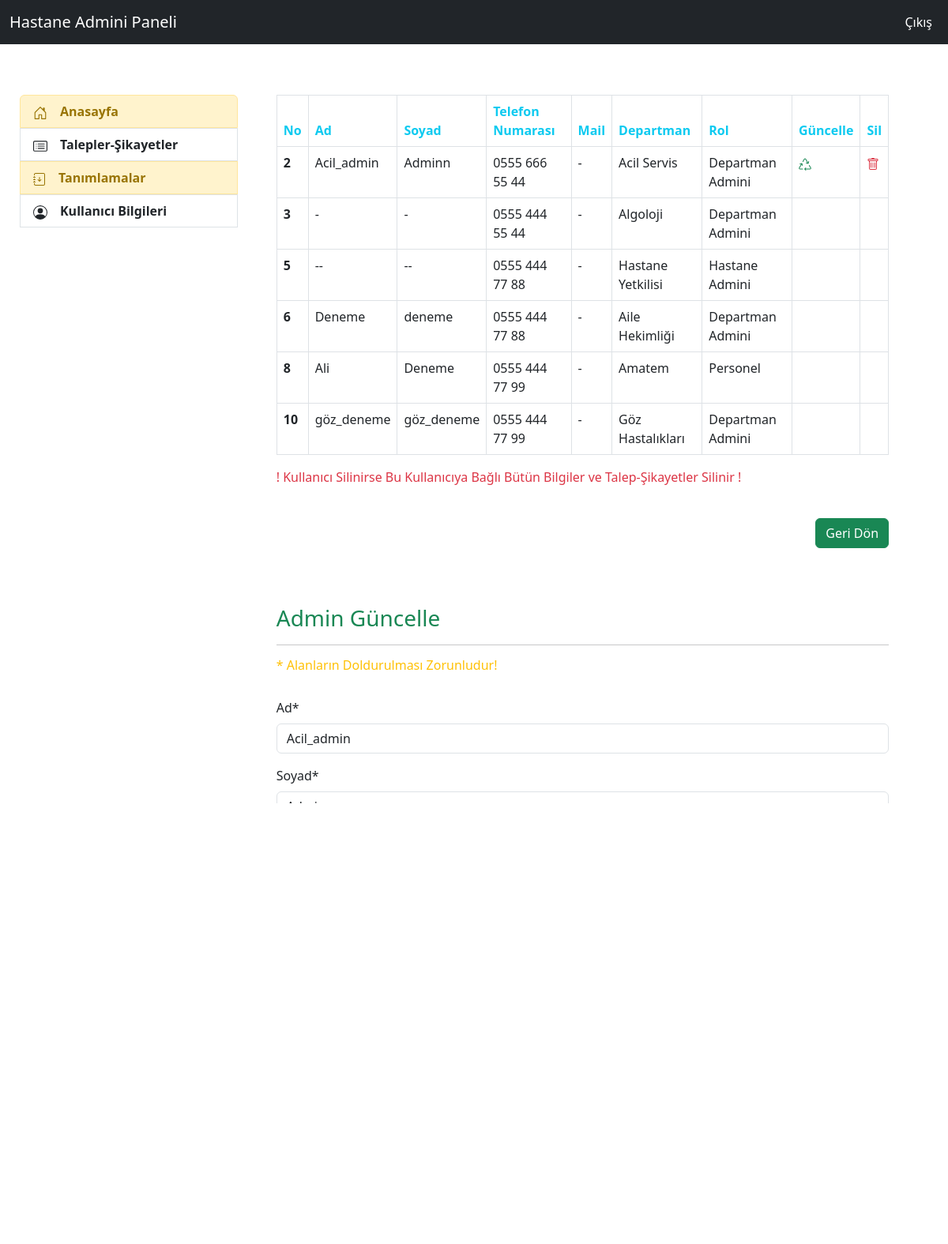
Screenshot of /feedbacks/admin_register_update/2 (signed in) with the database file from the repository.
### user/models.py (models this page shows, shortened)
class UserAddProfile(models.Model):
    user = models.OneToOneField(User,on_delete=models.CASCADE,verbose_name="Kullancı Adı")
    user_company = models.ForeignKey(Company,verbose_name="Hastane",on_delete=models.CASCADE)
    user_role = models.ForeignKey(UserRoles,verbose_name="Rol",on_delete=models.CASCADE)
    user_department = models.ForeignKey(Department,verbose_name="Departman",on_delete=models.CASCADE)
    user_phone = PhoneNumberField(verbose_name="Telefon Numarası")
    user_country = models.ForeignKey(Country,verbose_name="Ülke",on_delete=models.CASCADE)
    user_city = models.ForeignKey(City,verbose_name="Şehir",on_delete=models.CASCADE)
    user_adress = models.TextField(max_length=100,verbose_name="Adres",blank=True,null=True)
    user_status = models.CharField(max_length=5,choices=user_status_choice,verbose_name="Statü")

class UserRoles(models.Model):
    name = models.CharField(max_length=21,verbose_name="user_roles",choices=userroles_choice)
    def __str__(self):
        return self.name

### feedback/models.py (models this page shows)
class Department(models.Model):
    idcompany= models.ForeignKey(Company,on_delete=models.CASCADE,verbose_name="dprt_company")
    name = models.CharField(max_length=50,verbose_name="Departman Adı")
    status = models.CharField(max_length=6,verbose_name="Durum",choices=status_choices)
    def __str__(self):
        return self.name

### feedback/views.py (the view, shortened to what this page needs)
# urls.py: path('admin_register_update/<int:id>',views.admin_register_update,name="admin_register_update"),
@login_required(login_url="user:login")
def admin_register_update(request,id):
    k_user = request.user
    d_user = UserAddProfile.objects.filter(user=k_user).first()
    company_id = d_user.user_company.id
    user_all = UserAddProfile.objects.filter(user_company=company_id)
    user = UserAddProfile.objects.get(id=id)
    user_profile = User.objects.all()
    update_user = User.objects.get(id=user.user_id)
    user_form = AdminUserAddForm(request.POST or None,instance=user)
    context={
        "user_all":user_all,
        "user_form":user_form,
        "update_user":update_user,
        "id":id,
        "user_profile":user_profile,
    }
    return render(request,"admin/admin_register_update.html",context)

### user/forms.py
class AdminUserAddForm(ModelForm):
    class Meta:
        model = UserAddProfile
        fields = ["user_phone","user_department","user_role"]

### templates/admin/admin_register_update.html (shortened to what this page needs)
{% extends "admin/layout.html" %}
{% block content %}
{% load crispy_forms_tags %}
{% if user_all %}
<table class="table table-bordered">
  <thead>
    <tr>
      <th scope="col" class="text-info">No</th>
      <th scope="col" class="text-info">Ad</th>
      <th scope="col" class="text-info">Soyad</th>
      <th scope="col" class="text-info">Telefon Numarası</th>
      <th scope="col" class="text-info">Mail</th>
      <th scope="col" class="text-info">Departman</th>
      <th scope="col" class="text-info">Rol</th>
      <th scope="col" class="text-info">Güncelle</th>
      <th scope="col" class="text-info">Sil</th>
    </tr>
  </thead>
  <tbody>
        {% for user in user_all %}
            {% if user.user_role.name == "Hastane Admini" or user.user_role.name == "Departman Admini" or user.user_role.name == "Departman Kullanıcısı" or user.user_role.name == "Personel"  %}
              <tr>
                <td><b>{{user.id}}</b></td>
                {% for u in user_profile  %}
                    {% if u.id == user.user_id %}
                        {% if u.first_name %}
                            <td>{{u.first_name}}</td>
                        {% else %}
                            <td>-</td>
                        {% endif %}
                        {% if u.last_name %}
                            <td>{{u.last_name}}</td>
                        {% else %}
                            <td>-</td>
                        {% endif %}
                    {% endif %}
                {% endfor %}
                <td>{{user.user_phone}}</td>
                {% if user.email %}
                    <td>{{user.email}}</td>
                {% else %}
                    <td>-</td>
                {% endif %}
                <td>{{user.user_department.name}}</td>
                <td>{{user.user_role.name}}</td>
                {% if user.id == id %}
                    {% if user.user_role.name == "Hastane Admini" or user.user_role.name == "Departman Admini" %}
                    <td><a class="text-success" href="{% url 'feedback:admin_register_update' user.id %}">
                        </a></td>
                    {% else %}
                        <td></td>
                    {% endif %}
                    {% if user.user_role.name == "Hastane Admini" or user.user_role.name == "Departman Admini" %}
                    <td><a class="text-danger" href="{% url 'feedback:admin_register_delete' user.id %}">
                        </a></td>
                    {% else %}
                        <td></td>
                    {% endif %}
                {% else %}
                <td></td>
                <td></td>
                {% endif %}
              </tr>
            {% endif %}
        {% endfor %}
      </tbody>
    </table>
    <p class="text-danger">! Kullanıcı Silinirse Bu Kullanıcıya Bağlı Bütün Bilgiler ve Talep-Şikayetler Silinir !</p>
    <br>
    <div class="d-flex justify-content-end ">
        <a class="btn btn-success" href="{% url 'feedback:admin_register' %}" >Geri Dön</a>
    </div><br><br><br>
                <h3 class="text-success">Admin Güncelle</h3>
                <hr>
                <h6 class="text-warning" >* Alanların Doldurulması Zorunludur!</h6><br>
                            <form method="POST" >
									<div class="mb-3">
										<label class="form-label">Ad*</label>
										<input type="text" class="form-control" value="{{update_user.first_name}}"  name="first_name" required>
									</div>
									<div class="mb-3">
										<label class="form-label">Soyad*</label>
										<input type="text" class="form-control" value="{{update_user.last_name}}" name="last_name" required>
									</div>
									<div class="mb-3">
										<label class="form-label">Email*</label>
										<input type="email" class="form-control" value="{{update_user.email}}" name="email" required>
									</div>
                                    {{user_form|crispy}}
                                    <div class="mb-3">
										<label class="form-label">Kullanıcı Adı*</label>
										<input type="text" class="form-control" value="{{update_user.username}}" name="username" required>
									</div>
                                <br>
                                <button type="submit" class="btn btn-danger" align="right" >Güncelle</button>
                            </form>
                        </div>
                <br>
{% else %}
<div class="alert alert-danger">
Hastaneye Ait Kullanıcı Bulunmamaktadır.
</div>
{% endif %}
{% endblock content %}

### rows the page displays
UserAddProfile: id "2", user_phone "0555 666 55 44", user_department.name "Acil Servis", user_role.name "Departman Admini", user_department "Acil Servis", user_role "Departman Admini"
UserAddProfile: id "3", user_phone "0555 444 55 44", user_department.name "Algoloji", user_role.name "Departman Admini"
UserAddProfile: id "5", user_phone "0555 444 77 88", user_department.name "Hastane Yetkilisi", user_role.name "Hastane Admini"
UserAddProfile: id "6", user_phone "0555 444 77 88", user_department.name "Aile Hekimliği", user_role.name "Departman Admini"
UserAddProfile: id "8", user_phone "0555 444 77 99", user_department.name "Amatem", user_role.name "Personel"
UserAddProfile: id "10", user_phone "0555 444 77 99", user_department.name "Göz Hastalıkları", user_role.name "Departman Admini"

### other values shown
{{ u.first_name }} "Acil_admin"
{{ u.last_name }} "Adminn"
{{ u.first_name }} "--"
{{ u.last_name }} "--"
{{ u.first_name }} "Deneme"
{{ u.last_name }} "deneme"
{{ u.first_name }} "Ali"
{{ u.last_name }} "Deneme"
{{ u.first_name }} "göz_deneme"
{{ u.last_name }} "göz_deneme"
